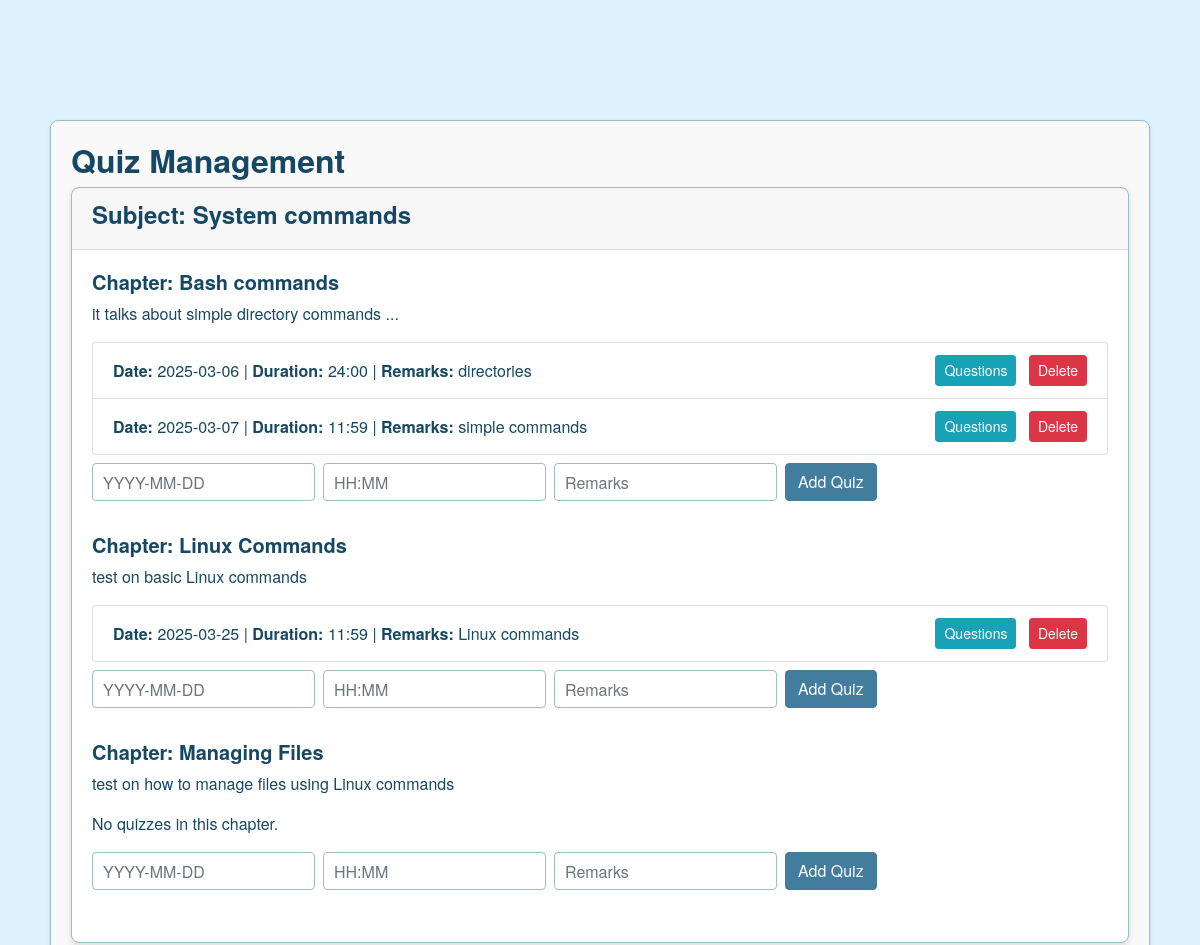
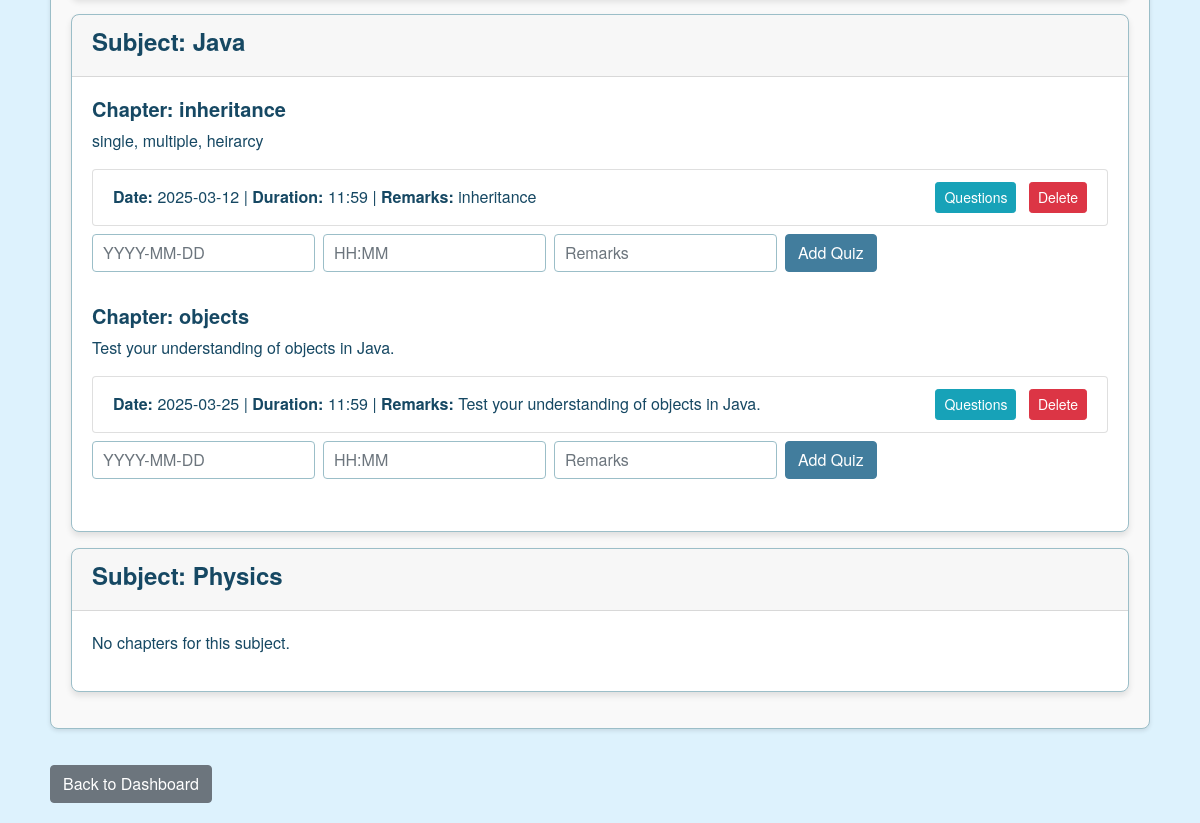
Screenshot of /admin/quiz_overview (signed in) with the database file from the repository (2 pictures, top to bottom).
### controllers/models.py (models this page shows, shortened)
class Subject(db.Model):
    __tablename__ = 'subjects'
    id = db.Column(db.Integer, primary_key=True)
    name = db.Column(db.String(100), unique=True, nullable=False)
    description = db.Column(db.Text)
    chapters = db.relationship('Chapter', backref='subject', lazy=True)#related data is loaded when accessed by chapter

class Chapter(db.Model):
    __tablename__ = 'chapters'
    id = db.Column(db.Integer, primary_key=True)
    name = db.Column(db.String(100), nullable=False)
    description = db.Column(db.Text)
    subject_id = db.Column(db.Integer, db.ForeignKey('subjects.id', ondelete="CASCADE"), nullable=False)
    quizzes = db.relationship('Quiz', backref='chapter', lazy=True)

class Quiz(db.Model):
    __tablename__ = 'quizzes'
    id = db.Column(db.Integer, primary_key=True)
    chapter_id = db.Column(db.Integer, db.ForeignKey('chapters.id'), nullable=False)
    date_of_quiz = db.Column(db.DateTime, nullable=False)
    time_duration = db.Column(db.String(50), nullable=False)  # Format: "HH:MM"
    remarks = db.Column(db.Text)
    questions = db.relationship('Question', backref='quiz',lazy=True)
    scores = db.relationship('Score', backref='quiz', lazy=True)

### controllers/admin_routes.py (the view)
    @app.route('/admin/quiz_overview')
    def admin_quiz_overview():
        if 'user_id' not in session or session.get('role') != 'Admin':
            flash("Access denied.", "danger")
            return redirect(url_for('login'))
        subjects = Subject.query.all()
        return render_template('admin_quiz_overview.html', subjects=subjects)

### templates/admin_quiz_overview.html (shortened to what this page needs)
{% extends 'base.html' %}
{% block content %}
<div class="container mt-4">
  <div class="quiz-overview">
  <h2>Quiz Management</h2>
  {% for subject in subjects %}
    <div class="card mb-3">
      <div class="card-header">
        <h4>Subject: {{ subject.name }}</h4>
      </div>
      <div class="card-body">
        {% if subject.chapters %}
          {% for chapter in subject.chapters %}
            <div class="mb-4">
              <h5>Chapter: {{ chapter.name }}</h5>
              <p>{{ chapter.description or '' }}</p>
              {% if chapter.quizzes %}
                <ul class="list-group mb-2">
                  {% for quiz in chapter.quizzes %}
                    <li class="list-group-item d-flex justify-content-between align-items-center">
                      <div>
                        <strong>Date:</strong>
                        {% if quiz.date_of_quiz %}
                          {{ quiz.date_of_quiz.strftime('%Y-%m-%d') }}
                        {% endif %}
                        | <strong>Duration:</strong> {{ quiz.time_duration }}
                        | <strong>Remarks:</strong> {{ quiz.remarks }}
                      </div>
                      <div>
                        <a href="{{ url_for('admin_questions', quiz_id=quiz.id) }}"
                           class="btn btn-sm btn-info mr-2">Questions</a>
                        <form method="POST" action="{{ url_for('delete_quiz', quiz_id=quiz.id) }}"
                              style="display:inline;">
                          <button type="submit" class="btn btn-sm btn-danger">Delete</button>
                        </form>
                      </div>
                    </li>
                  {% endfor %}
                </ul>
              {% else %}
                <p>No quizzes in this chapter.</p>
              {% endif %}
              <form method="POST" action="{{ url_for('add_quiz', chapter_id=chapter.id) }}" class="form-inline">
                <input type="text" name="date_of_quiz" class="form-control mb-2 mr-sm-2"
                       placeholder="YYYY-MM-DD" required>
                <input type="text" name="time_duration" class="form-control mb-2 mr-sm-2"
                       placeholder="HH:MM" required>
                <input type="text" name="remarks" class="form-control mb-2 mr-sm-2"
                       placeholder="Remarks">
                <button type="submit" class="btn btn-success mb-2">Add Quiz</button>
              </form>
            </div>
          {% endfor %}
        {% else %}
          <p>No chapters for this subject.</p>
        {% endif %}
      </div>
    </div>
  {% endfor %}
</div>
<a href="{{ url_for('admin_dashboard') }}" class="btn btn-secondary mt-3">Back to Dashboard</a>
</div>
{% endblock %}

### static/styles.css (style rules this page uses)
body { background-color: #DDF2FD; font-family: 'Helvetica Neue', Helvetica, Arial, sans-serif; color: #164863; margin: 0; padding: 0; }
.container { padding: 20px; margin-top: 20px; }
.card { background-color: #FFFFFF; border: 1px solid #9BBEC8; border-radius: 8px; box-shadow: 0 4px 6px rgba(0,0,0,0.1); margin-bottom: 20px; }
h1, h2, h3, h4, h5, h6 { color: #164863; font-weight: bold; }
.form-control { border: 1px solid #9BBEC8; border-radius: 4px; padding: 10px; box-shadow: none; }
.btn-success { background-color: #427D9D; border-color: #427D9D; color: #FFFFFF; }
.quiz-overview { background-color: #f9f9f9; border: 1px solid #9BBEC8; border-radius: 8px; box-shadow: 0 2px 4px rgba(0,0,0,0.1); padding: 20px; margin: 20px 0; }

### rows the page displays
Subject: name "System commands"
Chapter: name "Bash commands", description "it talks about simple directory commands ..."
Quiz: date_of_quiz "2025-03-06", time_duration "24:00", remarks "directories"
Quiz: date_of_quiz "2025-03-07", time_duration "11:59", remarks "simple commands"
Chapter: name "Linux Commands", description "test on basic Linux commands"
Quiz: date_of_quiz "2025-03-25", time_duration "11:59", remarks "Linux commands"
Chapter: name "Managing Files", description "test on how to manage files using Linux commands", shows "No quizzes in this chapter."
Subject: name "Java"
Chapter: name "inheritance", description "single, multiple, heirarcy"
Quiz: date_of_quiz "2025-03-12", time_duration "11:59", remarks "inheritance"
Chapter: name "objects", description "Test your understanding of objects in Java."
Quiz: date_of_quiz "2025-03-25", time_duration "11:59", remarks "Test your understanding of objects in Java."
Subject: name "Physics", shows "No chapters for this subject."
